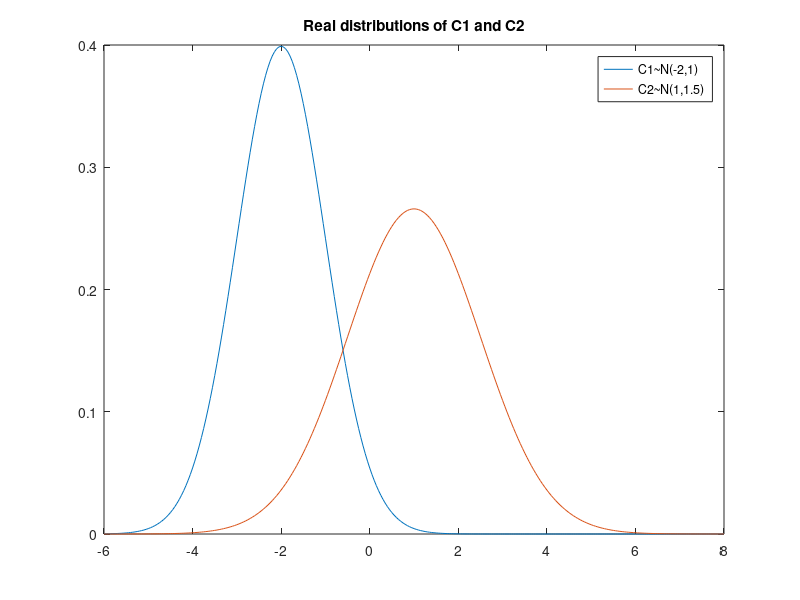
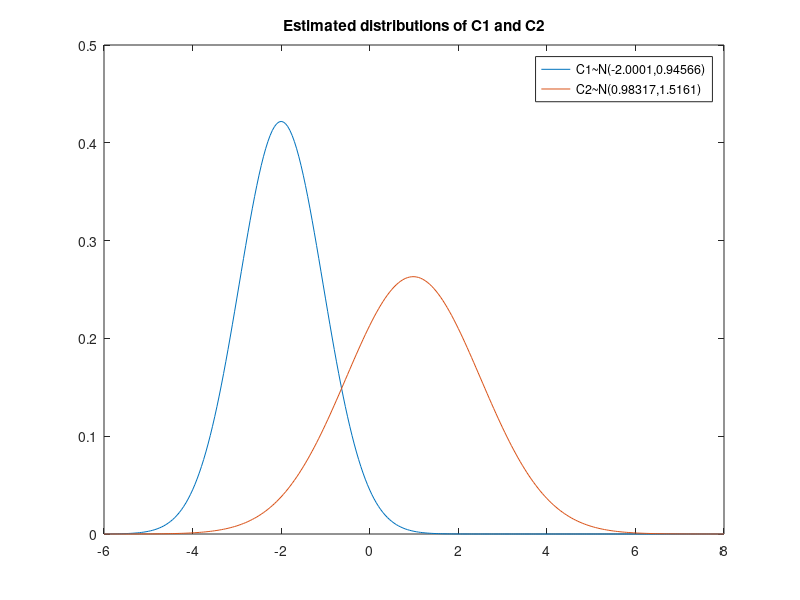

Write the MATLAB code that produced these figures, in order. (Note: this script raises an error after producing the figures.)
%authors: 
% Matan Finch, id 300895315
% Gilad Eini , id 034744920
function q1sol()
    clear;
    close all;
    clc;
    %Q1
    %taks A: create 300 samples for each class (C1, C2)
    sampleSize = 300;
    %create Data for C1 ~N(-2,1)
    miuC1 = -2;
    sigC1 = 1;
    %dataC1 = normrnd(miuC1, sigC1, [300 1]); 
    dataC1 = sigC1*randn(1,sampleSize) + miuC1;

    %create Data for C2 ~N(1,1.5)
    miuC2 = 1;
    sigC2 = 1.5;
    %dataC2 = normrnd(miuC2, sigC2, [300 1]);
    dataC2 = sigC2*randn(1,sampleSize) + miuC2;

    %Task B: estimate paramters for each class and comapare to real values
    %estimate miu,sig for C1 and C2
    estimatedMiuC1 = (1/sampleSize)*sum(dataC1);
    estimatedSigC1 = sqrt((1/sampleSize)*sum((dataC1-estimatedMiuC1).^2));
    estimatedMiuC2 = (1/sampleSize)*sum(dataC2);
    estimatedSigC2 = sqrt((1/sampleSize)*sum((dataC2-estimatedMiuC2).^2));

    %plot C1 real distribution vs C2 real distribution
    plotScale = -6:.05:8;
    gausRealC1 = normpdf(plotScale,miuC1,sigC1);
    gausRealC2 = normpdf(plotScale,miuC2,sigC2);
    figure;
    plot(plotScale,gausRealC1,plotScale,gausRealC2);
    title('Real distributions of C1 and C2');
    legend(['C1~N(' num2str(miuC1) ',' num2str(sigC1) ')'], ['C2~N(' num2str(miuC2) ',' num2str(sigC2) ')']);


    %plot C1 estimated distribution vs C2 estimated distribution
    gausEstimateC1 = normpdf(plotScale,estimatedMiuC1,estimatedSigC1);
    gausEstimateC2 = normpdf(plotScale,estimatedMiuC2,estimatedSigC2);
    figure;
    plot(plotScale,gausEstimateC1,plotScale,gausEstimateC2);
    title('Estimated distributions of C1 and C2'); 
    legend(['C1~N(' num2str(estimatedMiuC1) ',' num2str(estimatedSigC1) ')'], ['C2~N(' num2str(estimatedMiuC2) ',' num2str(estimatedSigC2) ')']);


    %Task C: make a decision rule
    %solve P(X|C1) == P(X|C2):
    syms x;
    eqnLeft  = (1/(estimatedSigC1*sqrt(2*pi)))*exp(-(x-estimatedMiuC1)^2/(2*estimatedSigC1^2));%P(X|C1)*lamdaC2C1 // lamdaC2C1 == lamdaC1C2 == 1
    eqnRight = (1/(estimatedSigC2*sqrt(2*pi)))*exp(-(x-estimatedMiuC2)^2/(2*estimatedSigC2^2));%P(X|C2)*lamdaC1C2
    solx = solve( eqnLeft == eqnRight , x);
    solx = double(solx);
    solx = solx(2,1);
    %add to plot the decision rule
    figure;
    plot(plotScale,gausEstimateC1,plotScale,gausEstimateC2);
    hold on
    y1=get(gca,'ylim');
    plot([solx solx],y1);
    hold off
    title('Estimated distributions of C1 and C2 with decision rule'); 
    legend(['C1~N(' num2str(estimatedMiuC1) ',' num2str(estimatedSigC1) ')'], ['C2~N(' num2str(estimatedMiuC2) ',' num2str(estimatedSigC2) ')'], ['decision: ' num2str(solx)]);
    %calculate error
    %all above solx(decision) and belongs to C1 is error
    misClassifyC1 = sum(dataC1>solx);
    %all bellow solx(decision) and belongs to C2 is error
    misClassifyC2 = sum(dataC2<solx);
    %total error average
    errorRate = (misClassifyC1 + misClassifyC2) / (sampleSize*2);
    disp(['Error rate (same loss values)is ' num2str(errorRate)]);

    %Task D: add non-symetric cost
    %solve P(X|C1) == P(X|C2):
    syms x;
    eqnLeft  = (1/(estimatedSigC1*sqrt(2*pi)))*exp(-(x-estimatedMiuC1)^2/(2*estimatedSigC1^2));%P(X|C1)*lamdaC2C1 // lamdaC2C1 4
    eqnRight = (1/(estimatedSigC2*sqrt(2*pi)))*exp(-(x-estimatedMiuC2)^2/(2*estimatedSigC2^2));%P(X|C2)*lamdaC1C2 // lamdaC1C2 1
    solxBias = solve( 4*eqnLeft == eqnRight , x);
    solxBias = double(solxBias);
    solxBias = solxBias(2,1);
    %add to plot the decision rule
    figure;
    plot(plotScale,gausEstimateC1,plotScale,gausEstimateC2);
    hold on
    y1=get(gca,'ylim');
    plot([solx solx],y1, [solxBias solxBias],y1);
    hold off
    title('Estimated distributions of C1 and C2 with 2 decisions rules(old and new)'); 
    legend(['C1~N(' num2str(estimatedMiuC1) ',' num2str(estimatedSigC1) ')'], ['C2~N(' num2str(estimatedMiuC2) ',' num2str(estimatedSigC2) ')'], ['decision: ' num2str(solx)], ['new decision: ' num2str(solxBias)]);
    %all above solx(decision) and belongs to C1 is error
    misClassifyC1 = sum(dataC1>solxBias);
    %all bellow solx(decision) and belongs to C2 is error
    misClassifyC2 = sum(dataC2<solxBias);
    %total error average
    errorRate = (misClassifyC1 + misClassifyC2) / (sampleSize*2);
    disp(['Error rate (c1 loss is bigger)is ' num2str(errorRate)]);
end


